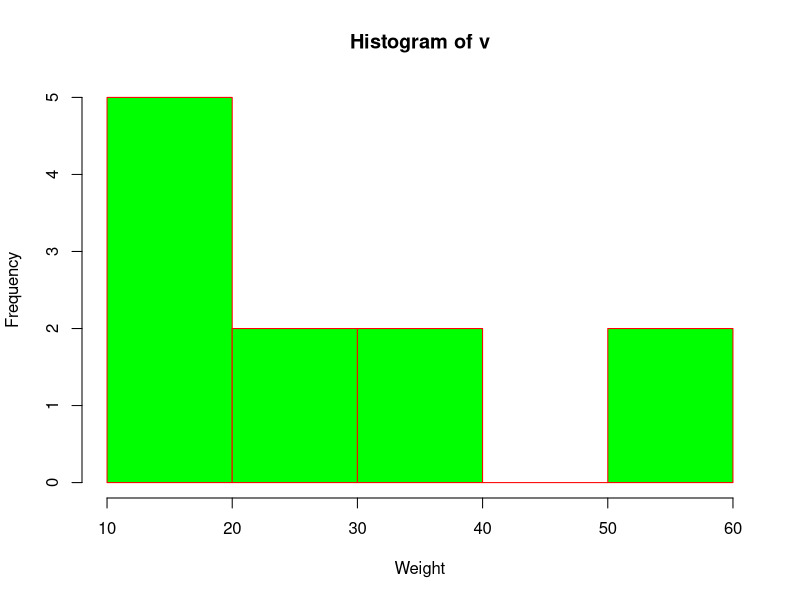

Here is the R script that generated this plot:
v <- c(12,24,16,38,21,13,55,17,39,10,60)
png(file = "histogram_chart.png")
hist(v,xlab = "Weight",ylab="Frequency",col = "green",border = "red")
dev.off()